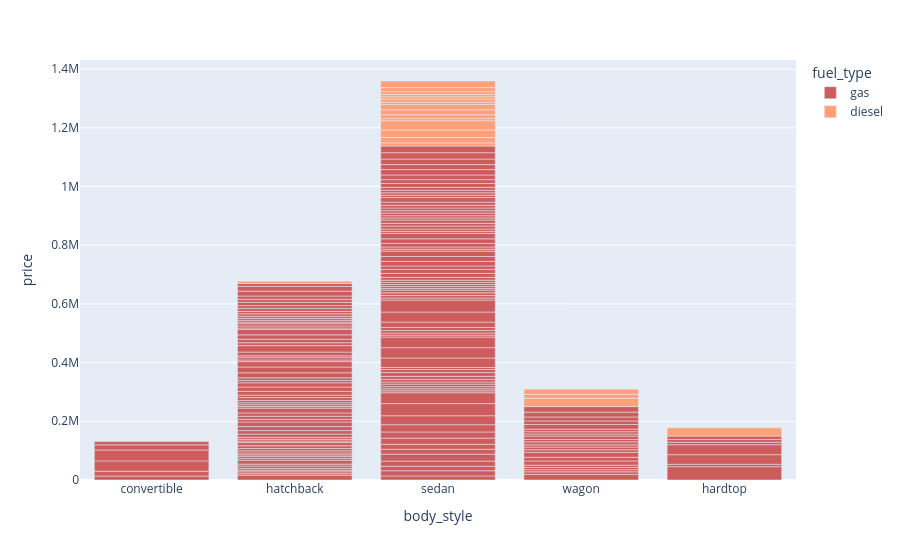

This figure's notebook cell:
### Code cell
fig = px.bar(df, x='body_style', y='price', color='fuel_type',
             color_discrete_sequence=['indianred', 'lightsalmon'])  # Custom colors

fig.show()

### Figure 1 — Plotly figure (JSON) as saved in the notebook; plotly's stock layout.template omitted (floating-point values rounded to 4 significant figures; data arrays with more than 128 entries replaced by an {"elided": "..."} marker saying what was removed)
{"data": [{"alignmentgroup": "True", "hovertemplate": "fuel_type=gas<br>body_style=%{x}<br>price=%{y}<extra></extra>", "legendgroup": "gas", "marker": {"color": "indianred", "pattern": {"shape": ""}}, "name": "gas", "offsetgroup": "gas", "orientation": "v", "showlegend": true, "textposition": "auto", "type": "bar", "x": {"elided": "181 str values"}, "xaxis": "x", "y": {"elided": "181 int values"}, "yaxis": "y"}, {"alignmentgroup": "True", "hovertemplate": "fuel_type=diesel<br>body_style=%{x}<br>price=%{y}<extra></extra>", "legendgroup": "diesel", "marker": {"color": "lightsalmon", "pattern": {"shape": ""}}, "name": "diesel", "offsetgroup": "diesel", "orientation": "v", "showlegend": true, "textposition": "auto", "type": "bar", "x": ["sedan", "sedan", "sedan", "wagon", "hardtop", "sedan", "sedan", "sedan", "wagon", "sedan", "wagon", "sedan", "sedan", "hatchback", "sedan", "sedan", "sedan", "sedan", "sedan", "sedan"], "xaxis": "x", "y": [10795, 18344, 25552, 28248, 28176, 31600, 7099, 13200, 13860, 16900, 17075, 17950, 7898, 7788, 10698, 7775, 7995, 9495, 13845, 22470], "yaxis": "y"}], "layout": {"autosize": true, "barmode": "relative", "legend": {"title": {"text": "fuel_type"}, "tracegroupgap": 0}, "margin": {"t": 60}, "xaxis": {"anchor": "y", "autorange": true, "domain": [0, 1], "range": [-0.5, 4.5], "title": {"text": "body_style"}, "type": "category"}, "yaxis": {"anchor": "x", "autorange": true, "domain": [0, 1], "range": [0, 1431000.0], "title": {"text": "price"}, "type": "linear"}}}
